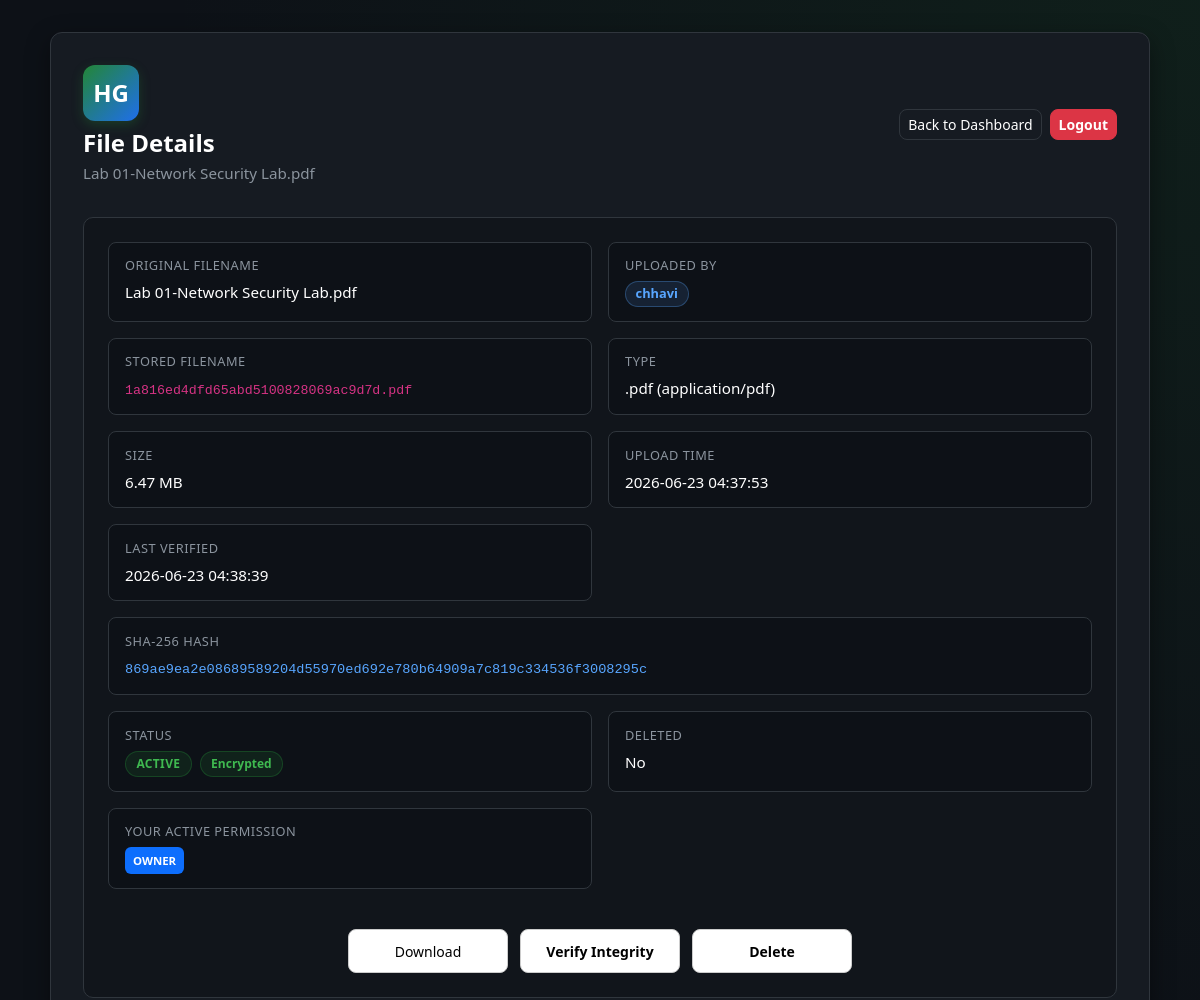
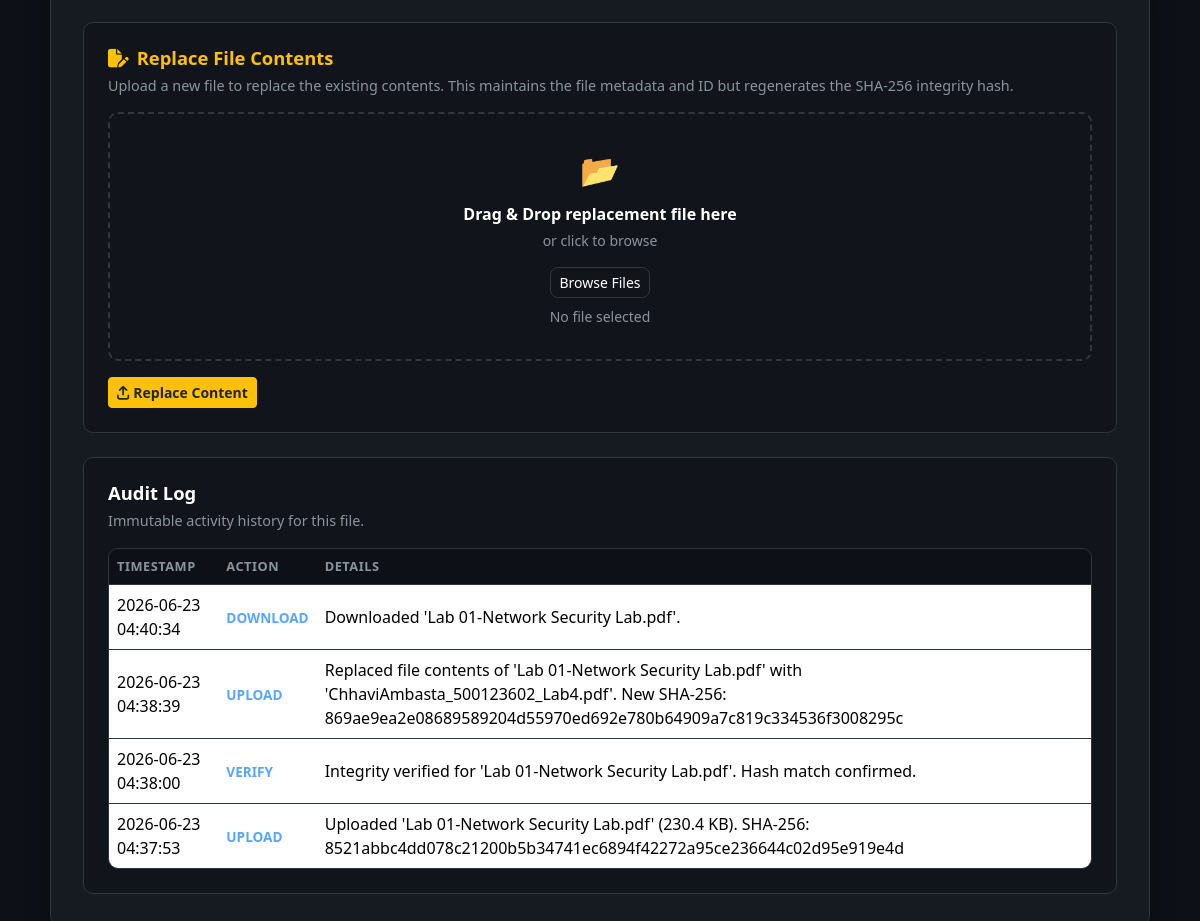
Page /files/24 (signed in) on the committed database (2 pictures, top to bottom).
### tables this page shows
CREATE TABLE files (
    id INTEGER PRIMARY KEY AUTOINCREMENT,
    owner_id INTEGER NOT NULL,
    original_filename TEXT NOT NULL,
    stored_filename TEXT NOT NULL,
    file_extension TEXT NOT NULL,
    file_size INTEGER NOT NULL,
    mime_type TEXT NOT NULL,
    sha256_hash TEXT NOT NULL,
    upload_time TIMESTAMP DEFAULT CURRENT_TIMESTAMP,
    last_verified TIMESTAMP,
    status TEXT NOT NULL DEFAULT 'ACTIVE',
    is_deleted INTEGER NOT NULL DEFAULT 0, content_hash TEXT,
    FOREIGN KEY (owner_id) REFERENCES users(id)
);

CREATE TABLE users (
    id INTEGER PRIMARY KEY AUTOINCREMENT,
    username TEXT NOT NULL UNIQUE,
    email TEXT NOT NULL UNIQUE,
    password_hash TEXT NOT NULL,
    created_at TIMESTAMP DEFAULT CURRENT_TIMESTAMP
, security_question TEXT NOT NULL DEFAULT 'q1', security_answer_hash TEXT NOT NULL DEFAULT '', email_verified INTEGER NOT NULL DEFAULT 0, last_login TIMESTAMP, account_status TEXT NOT NULL DEFAULT 'ACTIVE', failed_attempts INTEGER NOT NULL DEFAULT 0, locked_until TIMESTAMP);

CREATE TABLE file_audit_logs (
    id INTEGER PRIMARY KEY AUTOINCREMENT,
    file_id INTEGER,
    user_id INTEGER NOT NULL,
    action TEXT NOT NULL,
    timestamp TIMESTAMP DEFAULT CURRENT_TIMESTAMP,
    details TEXT,
    FOREIGN KEY (file_id) REFERENCES files(id),
    FOREIGN KEY (user_id) REFERENCES users(id)
);

### file_routes.py (the view)
    @files_bp.route("/files/<int:file_id>")
    @login_required
    def file_details(file_id):
        conn = get_db_connection()
        try:
            file_record = get_file_by_id(conn, file_id, include_deleted=True)
            if not file_record:
                flash("File not found.", "danger")
                return redirect(url_for("dashboard"))
            if not has_read_permission(conn, file_id, current_user_id()):
                flash("You do not have permission to view this file's details. Request access first.", "warning")
                return redirect(url_for("dashboard"))
            file_record, audit_logs = get_file_audit_logs(conn, file_id)
            role = get_user_file_permission(conn, file_id, current_user_id())
            can_write = has_write_permission(conn, file_id, current_user_id())
        finally:
            conn.close()
        return render_template(
            "file_details.html",
            username=session.get("username"),
            file_record=file_record,
            audit_logs=audit_logs,
            formatted_size=format_file_size(file_record["file_size"]),
            truncated_hash=truncate_hash(file_record["sha256_hash"]),
            is_owner=is_file_owner(file_record, current_user_id()),
            role=role,
            can_write=can_write,
        )

### app.py (called while the page is built)
def get_db_connection():
    conn = sqlite3.connect(DATABASE_PATH)
    conn.row_factory = sqlite3.Row
    return conn

def utc_now():
    return datetime.utcnow()

def login_required(view_func):
    @wraps(view_func)
    def wrapped_view(*args, **kwargs):
        if "user_id" not in session:
            flash("Please log in to access the dashboard.", "warning")
            return redirect(url_for("login"))
        last_activity = session.get("last_activity")
        if last_activity and (utc_now().timestamp() - last_activity) > SESSION_TIMEOUT_SECONDS:
            session.clear()
            flash("Your session has expired due to inactivity. Please log in again.", "warning")
            return redirect(url_for("login"))
        session["last_activity"] = utc_now().timestamp()
        return view_func(*args, **kwargs)
    return wrapped_view

@app.context_processor
def inject_notifications():
    if "user_id" in session:
        conn = get_db_connection()
        try:
            notifications_list = conn.execute(
                """
                SELECT * FROM notifications
                WHERE user_id = ?
                ORDER BY created_at DESC
                LIMIT 8
                """,
                (session["user_id"],),
            ).fetchall()
            unread_count = conn.execute(
                "SELECT COUNT(*) FROM notifications WHERE user_id = ? AND is_read = 0",
                (session["user_id"],),
            ).fetchone()[0]
        finally:
            conn.close()
        return {
            "notifications": notifications_list,
            "unread_notifications_count": unread_count,
        }
    return {
        "notifications": [],
        "unread_notifications_count": 0,
    }

### file_service.py (called while the page is built)
def format_file_size(num_bytes):
    if num_bytes < 1024:
        return f"{num_bytes} B"
    if num_bytes < 1024 * 1024:
        return f"{num_bytes / 1024:.1f} KB"
    if num_bytes < 1024 * 1024 * 1024:
        return f"{num_bytes / (1024 * 1024):.2f} MB"
    return f"{num_bytes / (1024 * 1024 * 1024):.2f} GB"

def truncate_hash(sha256_hash, visible_chars=12):
    if not sha256_hash:
        return ""
    if len(sha256_hash) <= visible_chars:
        return sha256_hash
    return f"{sha256_hash[:visible_chars]}..."

def is_file_owner(file_record, user_id):
    return file_record["owner_id"] == user_id

def has_read_permission(conn, file_id, user_id):
    perm = get_user_file_permission(conn, file_id, user_id)
    return perm in ("OWNER", "READ_ONLY", "READ_WRITE")

### templates/file_details.html (shortened to what this page needs)
<!DOCTYPE html>
<html lang="en">
<head>
    <link href="https://cdn.jsdelivr.net/npm/bootstrap@5.3.3/dist/css/bootstrap.min.css" rel="stylesheet">
    <link rel="stylesheet" href="https://cdnjs.cloudflare.com/ajax/libs/font-awesome/6.4.0/css/all.min.css">
    <link rel="stylesheet" href="{{ url_for('static', filename='css/style.css') }}">
</head>
<body>
    <div class="dashboard-wrapper">
        <div class="container dashboard-container">
            <div class="dashboard-card dashboard-card-wide mx-auto">
                <div class="dashboard-header">
                    <div>
                        <div class="brand-logo mb-2">HG</div>
                        <h1 class="welcome-text">File Details</h1>
                        <p class="welcome-subtext">{{ file_record.original_filename }}</p>
                    </div>
                    <div class="dashboard-actions">
                        <a href="{{ url_for('dashboard') }}" class="btn btn-outline-light btn-sm">Back to Dashboard</a>
                        <a href="{{ url_for('logout') }}" class="btn btn-danger btn-sm">Logout</a>
                    </div>
                </div>
                <section class="dashboard-section">
                    <div class="details-grid">
                        <div class="detail-item">
                            <span class="detail-label">Original Filename</span>
                            <span class="detail-value">{{ file_record.original_filename }}</span>
                        </div>
                        <div class="detail-item">
                            <span class="detail-label">Uploaded By</span>
                            <span class="detail-value"><span class="owner-badge">{{ file_record.owner_username }}</span></span>
                        </div>
                        <div class="detail-item">
                            <span class="detail-label">Stored Filename</span>
                            <span class="detail-value"><code>{{ file_record.stored_filename }}</code></span>
                        </div>
                        <div class="detail-item">
                            <span class="detail-label">Type</span>
                            <span class="detail-value">.{{ file_record.file_extension }} ({{ file_record.mime_type }})</span>
                        </div>
                        <div class="detail-item">
                            <span class="detail-label">Size</span>
                            <span class="detail-value">{{ formatted_size }}</span>
                        </div>
                        <div class="detail-item">
                            <span class="detail-label">Upload Time</span>
                            <span class="detail-value">{{ file_record.upload_time }}</span>
                        </div>
                        <div class="detail-item">
                            <span class="detail-label">Last Verified</span>
                            <span class="detail-value">{{ file_record.last_verified or "Not verified yet" }}</span>
                        </div>
                        <div class="detail-item detail-item-full">
                            <span class="detail-label">SHA-256 Hash</span>
                            <span class="detail-value"><code class="hash-full">{{ file_record.sha256_hash }}</code></span>
                        </div>
                        <div class="detail-item">
                            <span class="detail-label">Status</span>
                            <span class="detail-value">
                                <span class="status-badge status-{{ file_record.status|lower }}">{{ file_record.status }}</span>
                                <span class="encryption-badge ms-1">Encrypted</span>
                            </span>
                        </div>
                        <div class="detail-item">
                            <span class="detail-label">Deleted</span>
                            <span class="detail-value">{{ "Yes" if file_record.is_deleted else "No" }}</span>
                        </div>
                        <div class="detail-item">
                            <span class="detail-label">Your Active Permission</span>
                            <span class="detail-value">
                                <span class="badge {% if role == 'OWNER' %}bg-primary{% elif role == 'READ_WRITE' %}bg-warning text-dark{% else %}bg-info{% endif %} p-2">
                                    {{ role }}
                                </span>
                            </span>
                        </div>
                    </div>
                    <div class="file-actions action-buttons">
                        <a href="{{ url_for('files.download_file', file_id=file_record.id) }}" class="btn btn-outline-light btn-sm">Download</a>
                        <form action="{{ url_for('files.verify_file', file_id=file_record.id) }}" method="POST" class="d-inline">
                            <button type="submit" class="btn btn-primary btn-sm">Verify Integrity</button>
                        </form>
                        {% if is_owner and not file_record.is_deleted %}
                            <form action="{{ url_for('files.delete_file', file_id=file_record.id) }}" method="POST" class="d-inline" onsubmit="return confirm('Soft delete this file?');">
                                <button type="submit" class="btn btn-danger btn-sm">Delete</button>
                            </form>
                        {% endif %}
                    </div>
                </section>
                {% if can_write and not file_record.is_deleted %}
                <section class="dashboard-section mt-4">
                    <h2 class="section-title text-warning"><i class="fa-solid fa-file-pen me-2"></i>Replace File Contents</h2>
                    <p class="section-description">Upload a new file to replace the existing contents. This maintains the file metadata and ID but regenerates the SHA-256 integrity hash.</p>
                    <form action="{{ url_for('files.replace_file', file_id=file_record.id) }}" method="POST" enctype="multipart/form-data" class="mt-3" data-upload-form>
                        <div class="upload-dropzone mb-3" data-dropzone>
                            <div class="upload-dropzone-icon">&#128194;</div>
                            <div class="upload-dropzone-title">Drag & Drop replacement file here</div>
                            <div class="upload-dropzone-subtitle">or click to browse</div>
                            <label for="replace-file-input" class="btn btn-outline-light btn-sm mt-3">Browse Files</label>
                            <div class="selected-file-name mt-2" data-selected-file>No file selected</div>
                        </div>
                        <button type="submit" class="btn btn-warning btn-sm text-dark fw-bold">
                            <i class="fa-solid fa-arrow-up-from-bracket me-1"></i>Replace Content
                        </button>
                    </form>
                </section>
                {% endif %}
                <section class="dashboard-section mt-4">
                    <h2 class="section-title">Audit Log</h2>
                    <p class="section-description">Immutable activity history for this file.</p>
                    {% if audit_logs %}
                        <div class="table-responsive files-table-wrapper mt-3">
                            <table class="table files-table align-middle">
                                <thead>
                                    <tr>
                                        <th>Timestamp</th>
                                        <th>Action</th>
                                        <th>Details</th>
                                    </tr>
                                </thead>
                                <tbody>
                                    {% for log in audit_logs %}
                                        <tr>
                                            <td>{{ log.timestamp }}</td>
                                            <td><span class="audit-action">{{ log.action }}</span></td>
                                            <td>{{ log.details }}</td>
                                        </tr>
                                    {% endfor %}
                                </tbody>
                            </table>
                        </div>
                    {% else %}
                        <div class="empty-state mt-3">
                            <p class="mb-0">No audit entries recorded for this file.</p>
                        </div>
                    {% endif %}
                </section>
            </div>
        </div>
    </div>
</body>
</html>

### rows in the picture
files: original_filename "Lab 01-Network Security Lab.pdf", stored_filename "1a816ed4dfd65abd5100828069ac9d7d.pdf", file_extension "pdf", mime_type "application/pdf", upload_time "2026-06-23 04:37:53", last_verified "2026-06-23 04:38:39", sha256_hash "869ae9ea2e08689589204d55970ed692e780b64909a7c819c334536f3008295c", status "ACTIVE", is_deleted "No"
users: owner_username "chhavi"
file_audit_logs: timestamp "2026-06-23 04:40:34", action "DOWNLOAD", details "Downloaded 'Lab 01-Network Security Lab.pdf'."
file_audit_logs: timestamp "2026-06-23 04:38:39", action "UPLOAD", details "Replaced file contents of 'Lab 01-Network Security Lab.pdf' with 'ChhaviAmbasta_500123602_Lab4.pdf'. New SHA-256: 869ae9ea2e08689589204d55970ed692e780b64909a7c819c334536f3008295c"
file_audit_logs: timestamp "2026-06-23 04:38:00", action "VERIFY", details "Integrity verified for 'Lab 01-Network Security Lab.pdf'. Hash match confirmed."
file_audit_logs: timestamp "2026-06-23 04:37:53", action "UPLOAD", details "Uploaded 'Lab 01-Network Security Lab.pdf' (230.4 KB). SHA-256: 8521abbc4dd078c21200b5b34741ec6894f42272a95ce236644c02d95e919e4d"

### other values in the picture
{{ role }} "OWNER"
